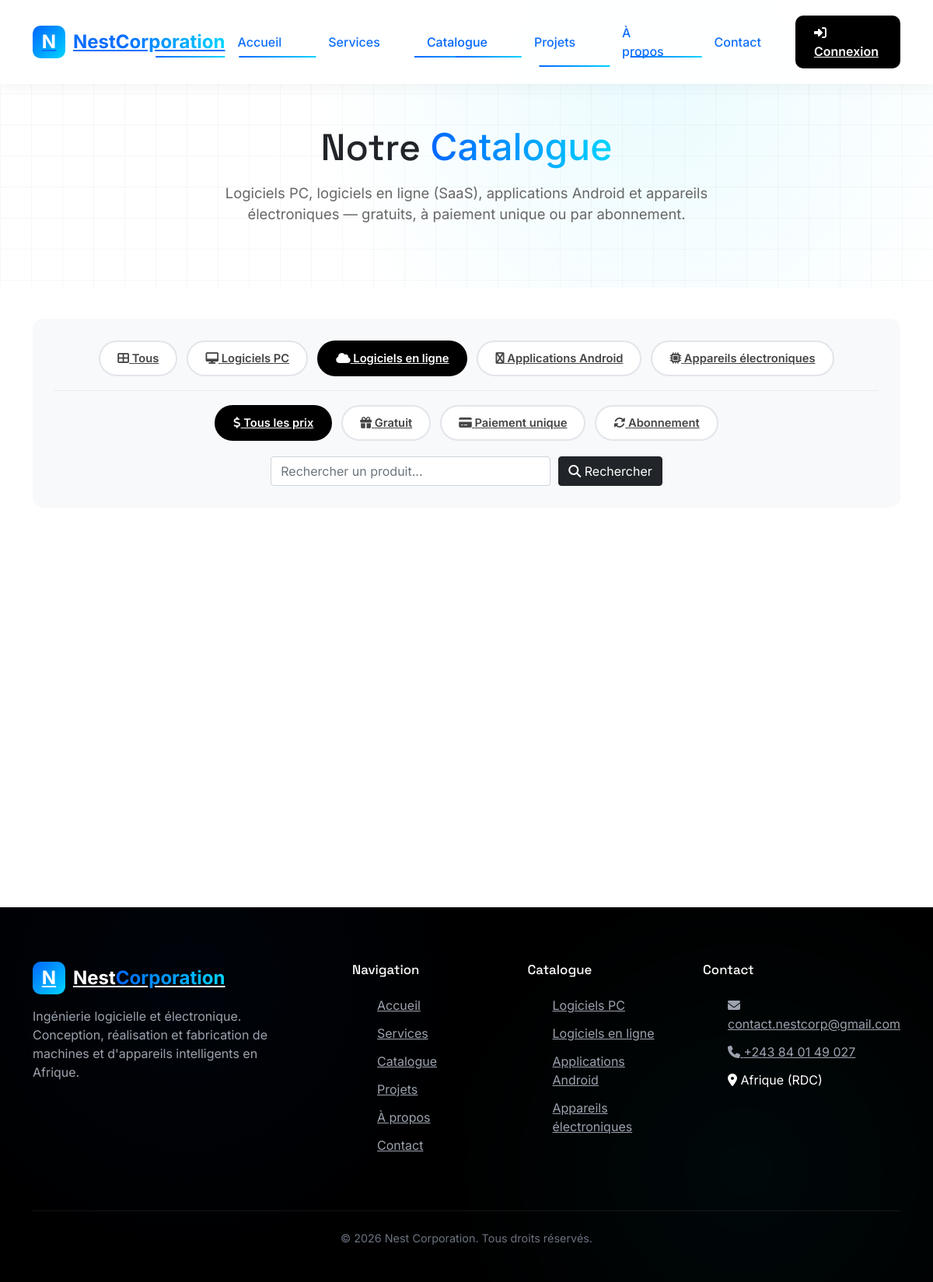
The app's page /index.php?page=catalog&type=saas with its own data.
### tables this page shows
CREATE TABLE `categories` (
    `id` INT AUTO_INCREMENT PRIMARY KEY,
    `name` VARCHAR(100) NOT NULL,
    `slug` VARCHAR(100) NOT NULL UNIQUE,
    `description` TEXT DEFAULT NULL,
    `icon` VARCHAR(50) DEFAULT NULL,
    `color` VARCHAR(7) DEFAULT '#0066FF',
    `is_active` TINYINT(1) DEFAULT 1,
    `display_order` INT DEFAULT 0,
    `created_at` TIMESTAMP DEFAULT CURRENT_TIMESTAMP,

     
    INDEX `idx_slug` (`slug`)
);

### app/core/helpers.php (called while the page is built, shortened)
<?php
function url($page = 'home', $params = []) {
    $queryString = http_build_query(array_merge(['page' => $page], $params));
    return "/nest/index.php?" . $queryString;
}
function e($value) {
    return htmlspecialchars((string)$value, ENT_QUOTES, 'UTF-8');
}

### app/models/Category.php (called while the page is built, shortened)
<?php
class Category {
    public static function all($activeOnly = true) {
        $db = Database::getConnection();
        $sql = "SELECT * FROM categories";
        if ($activeOnly) {
            $sql .= " WHERE is_active = 1";
        }
        $sql .= " ORDER BY display_order ASC, name ASC";
        return $db->query($sql)->fetchAll();
    }
}

### app/views/pages/catalog.php (the view, shortened to what this page needs)
<?php
$types = [
    '' => ['label' => 'Tous', 'icon' => 'fa-th-large'],
    'desktop' => ['label' => 'Logiciels PC', 'icon' => 'fa-desktop'],
    'saas' => ['label' => 'Logiciels en ligne', 'icon' => 'fa-cloud'],
    'android' => ['label' => 'Applications Android', 'icon' => 'fa-android'],
    'hardware' => ['label' => 'Appareils électroniques', 'icon' => 'fa-microchip'],
];
$pricings = [
    '' => ['label' => 'Tous les prix', 'icon' => 'fa-dollar-sign'],
    'free' => ['label' => 'Gratuit', 'icon' => 'fa-gift'],
    'one_time' => ['label' => 'Paiement unique', 'icon' => 'fa-credit-card'],
    'subscription' => ['label' => 'Abonnement', 'icon' => 'fa-sync-alt'],
];
include __DIR__ . '/../partials/header.php';
?>
<section class="page-hero">
    <div class="container">
        <h1>Notre <span class="gradient-text">Catalogue</span></h1>
        <p>Logiciels PC, logiciels en ligne (SaaS), applications Android et appareils électroniques — gratuits, à paiement unique ou par abonnement.</p>
    </div>
</section>
<section class="section" style="padding-top:40px;">
    <div class="container">
        <div class="catalog-filters animate-on-scroll">
            <div class="filter-row">
                <?php foreach ($types as $key => $type): ?>
                    <a href="<?php echo url('catalog', array_merge(['type' => $key], $activePricing ? ['pricing' => $activePricing] : [], $searchQuery ? ['q' => $searchQuery] : [])); ?>"
                       class="filter-btn <?php echo ($activeType === $key) ? 'active' : ''; ?>">
                        <i class="fas <?php echo $type['icon']; ?>"></i> <?php echo $type['label']; ?>
                    </a>
                <?php endforeach; ?>
            </div>
            <div class="filter-divider"></div>
            <div class="filter-row">
                <?php foreach ($pricings as $key => $pricing): ?>
                    <a href="<?php echo url('catalog', array_merge($activeType ? ['type' => $activeType] : [], ['pricing' => $key], $searchQuery ? ['q' => $searchQuery] : [])); ?>"
                       class="filter-btn <?php echo ($activePricing === $key) ? 'active' : ''; ?>">
                        <i class="fas <?php echo $pricing['icon']; ?>"></i> <?php echo $pricing['label']; ?>
                    </a>
                <?php endforeach; ?>
            </div>
            <form method="get" action="<?php echo url('catalog'); ?>" style="margin-top:20px; display:flex; gap:10px; justify-content:center; flex-wrap:wrap;">
                <input type="text" name="q" value="<?php echo e($searchQuery); ?>" class="form-control" placeholder="Rechercher un produit..." style="max-width:360px;">
                <button type="submit" class="btn btn-dark"><i class="fas fa-search"></i> Rechercher</button>
            </form>
        </div>
        <?php if (empty($products)): ?>
            <div style="text-align:center; padding:60px 0;">
                <i class="fas fa-box-open" style="font-size:3rem; color:#ccc;"></i>
                <h3 style="margin-top:20px;">Aucun produit trouvé</h3>
                <p style="color:#888;">Essayez d'autres filtres ou revenez plus tard.</p>
            </div>
        <?php else: ?>
            <div class="products-grid">
            </div>
        <?php endif; ?>
    </div>
</section>
<?php include __DIR__ . '/../partials/footer.php'; ?>

### public/css/theme.css (style rules this page uses)
:root { --primary-blue: #0066FF; --primary-turquoise: #00D4FF; --dark-blue: #0052CC; --light-turquoise: #80EAFF; --black: #000000; --dark-gray: #1A1A1A; --light-gray: #F5F5F5; --white: #ffffff; --success: #00d664; --danger: #ff4757; --warning: #ff9500; --radius: 14px; --shadow: 0 10px 40px rgba(0, 0, 0, 0.06); }
* { font-family: 'Inter', sans-serif; box-sizing: border-box; margin: 0; padding: 0; }
body { font-family: 'Inter', sans-serif; color: #1a1a1a; background: #ffffff; line-height: 1.6; overflow-x: hidden; }
h1, h2, h3, h4, h5, .font-display { font-family: 'Space Grotesk', sans-serif; }
a { text-decoration: none; color: inherit; }
.container { width: 100%; max-width: 1200px; margin: 0 auto; padding: 0 24px; }
.gradient-text { background: linear-gradient(90deg, var(--primary-blue), var(--primary-turquoise)); -webkit-background-clip: text; background-clip: text; color: transparent; }
.animate-on-scroll { opacity: 0; transform: translateY(30px); transition: all 0.8s ease-out; }
.animate-on-scroll.visible { opacity: 1; transform: translateY(0); }
.btn { display: inline-flex; align-items: center; gap: 10px; padding: 14px 32px; border-radius: 12px; font-weight: 600; font-size: 1rem; border: none; cursor: pointer; transition: all 0.3s; }
.btn-dark { background: var(--black); color: #fff; }
.section { padding: 100px 0; }
.products-grid { display: grid; grid-template-columns: repeat(4, 1fr); gap: 24px; }
.catalog-filters { background: #f8f9fb; border-radius: var(--radius); padding: 28px; margin-bottom: 40px; }
.filter-row { display: flex; gap: 12px; flex-wrap: wrap; justify-content: center; }
.filter-btn { padding: 10px 22px; border-radius: 999px; border: 2px solid #e2e5ea; background: #fff; font-weight: 600; font-size: 0.92rem; cursor: pointer; transition: all 0.3s; color: #444; }
.filter-btn.active { background: var(--black); color: #fff; border-color: var(--black); }
.filter-divider { width: 100%; height: 1px; background: #e8eaee; margin: 18px 0; }
.form-control { width: 100%; padding: 13px 16px; border: 2px solid #e2e5ea; border-radius: 10px; font-size: 1rem; transition: border-color 0.3s; font-family: 'Inter', sans-serif; }
.page-hero { padding: 160px 0 80px; text-align: center; background-image: linear-gradient(to right, rgba(0, 0, 0, 0.03) 1px, transparent 1px), linear-gradient(to bottom, rgba(0, 0, 0, 0.03) 1px, transparent 1px); background-size: 40px 40px; position: relative; overflow: hidden; }
.page-hero::after { content: ''; position: absolute; inset: 0; background: radial-gradient(circle at 70% 30%, rgba(0, 212, 255, 0.08) 0%, transparent 50%); }
.page-hero .container { position: relative; z-index: 2; }
.page-hero h1 { font-size: 3rem; margin-bottom: 16px; }
.page-hero p { color: #666; font-size: 1.15rem; max-width: 640px; margin: 0 auto; }

### records on screen
categories: name "Logiciels PC"
categories: name "Applications Android"
categories: name "Appareils électroniques"

### other values on screen
$type['label'] "Tous"
$type['label'] "Logiciels en ligne"
$pricing['label'] "Tous les prix"
$pricing['label'] "Gratuit"
$pricing['label'] "Paiement unique"
$pricing['label'] "Abonnement"
APP_EMAIL "contact.nestcorp@gmail.com"
APP_PHONE "+243 84 01 49 027"
APP_LOCATION "Afrique (RDC)"
APP_NAME "Nest"
